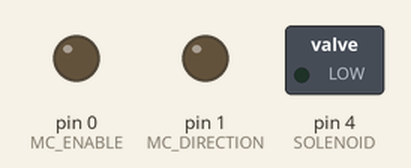
Simulated run of this sketch. Board: Arduino Uno, built with avr-gcc and run on an emulated ATmega328P. On the bench: switched loads named in the sketch (green lamp = pin HIGH), output pins drawn as LEDs (lit = HIGH).

Above: at 0.1 s.
At 60.1 s:
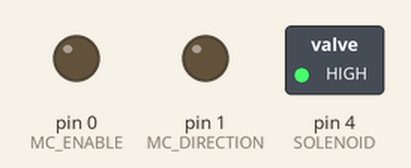
At 62.1 s:
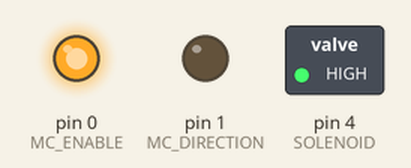
At 92.1 s:
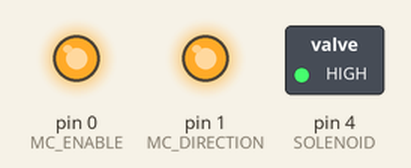
At 118.1 s:
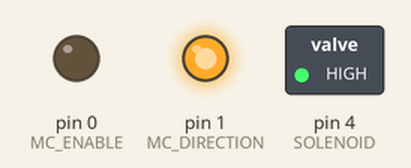
At 120.1 s:
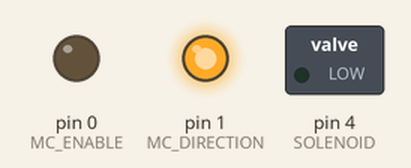
Timing chart, 0 to 121.6 s (numbered marks = the images above):
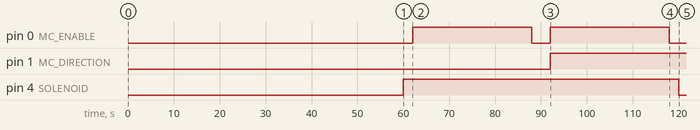

Measured:
- by itself, pin 0 (MC_ENABLE): LOW → HIGH at 62.0 s, → LOW 26.0 s later, → HIGH 4.0 s later, → LOW 26.0 s later, … (4 changes in this stretch)
- by itself, pin 1 (MC_DIRECTION): LOW → HIGH at 92.0 s
- by itself, pin 4 (SOLENOID): LOW → HIGH at 60.0 s, → LOW 60.0 s later

The sketch:

mission.ino
```cpp
#define MC_ENABLE 0
#define MC_DIRECTION 1
#define SOLENOID 4
#define START_WAIT 60000 //60 seconds
unsigned long seconds = 1000;
unsigned long duration = 26;
void setup() {
  pinMode(SOLENOID, OUTPUT);
  pinMode(MC_ENABLE, OUTPUT);
  pinMode(MC_DIRECTION, OUTPUT);
  digitalWrite(SOLENOID, LOW);
  digitalWrite(MC_ENABLE, LOW);
  digitalWrite(MC_DIRECTION, LOW);

}

void loop() {
 delay(START_WAIT);
 contractBellows();
 //delay(9000);
 expandBellows();
 delay(START_WAIT / 2);
 expandBellows();
 //delay(9000);
 contractBellows();
 delay(START_WAIT);
}

void expandBellows() {
  digitalWrite(SOLENOID, HIGH);
  delay(2000);
  unsigned long starttime = millis();
  unsigned long endtime = starttime;
  digitalWrite(MC_DIRECTION, HIGH);
  digitalWrite(MC_ENABLE, HIGH);
  while((endtime - starttime) <= seconds*duration) {
    endtime = millis();
  }
  digitalWrite(MC_ENABLE, LOW);
  delay(2000);
  digitalWrite(SOLENOID, LOW);
}

void contractBellows() {
  digitalWrite(SOLENOID, HIGH);
  delay(2000);
  unsigned long starttime = millis();
  unsigned long endtime = starttime;
  digitalWrite(MC_DIRECTION, LOW);
  digitalWrite(MC_ENABLE, HIGH);
  while((endtime - starttime) <= seconds*duration) {
    endtime = millis();
  }
  digitalWrite(MC_ENABLE, LOW);
  delay(2000);
  digitalWrite(SOLENOID, LOW);
}
```
